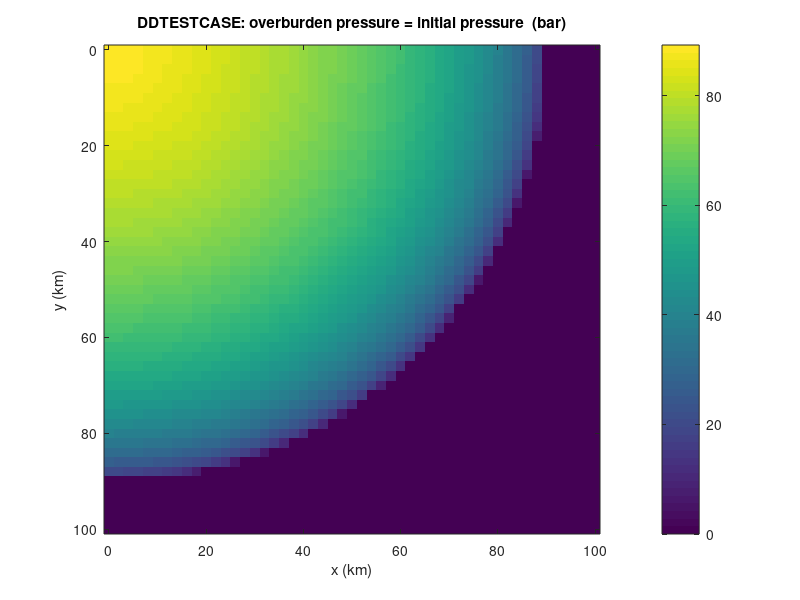
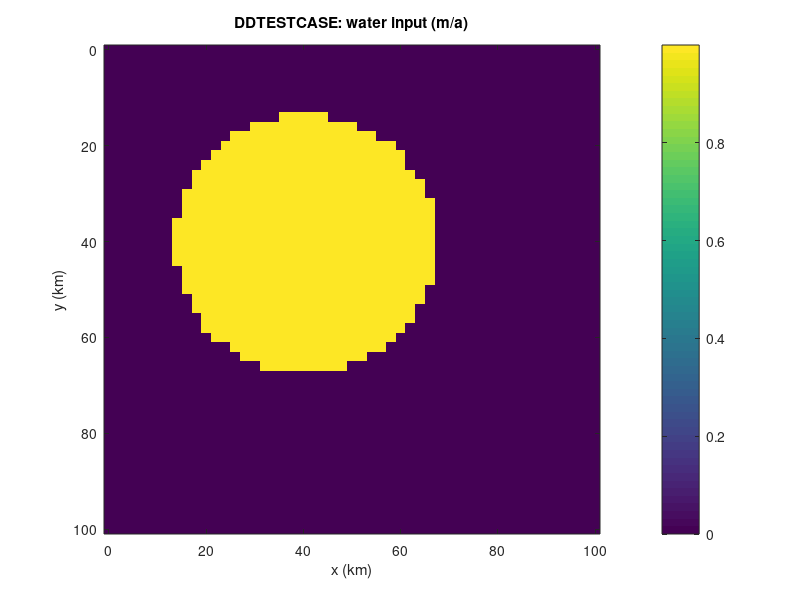

MATLAB code to generate these figures, in order: (Note: this script raises an error after producing the figures.)
function ddtestcase(tyears,dx)
% DDTESTCASE  tests DOUBLEDIFF with artificial flat bed geometry

if nargin < 1
  tyears = 5.0;
end
if nargin < 2
  dx = 2.0e3;
end
if dx < 100.0, error('unreasonably fine grid'), end

% physical constants
spera = 31556926.0;
rhoi  = 910.0;         % kg m-3
rhow  = 1028.0;        % kg m-3
g     = 9.81;          % m s-2

% square of side length 100 km
L = 100.0e3;
x = 0:dx:L;
y = 0:dx:L;
[xx,yy] = ndgrid(x,y);

fprintf('running DDTESTCASE on %d x %d grid with spacing dx = %.3f km ...\n',...
        length(x),length(y),dx/1000)

% build geometry from 1/4 of Halfar cap at t0; see Karthaus notes
H0 = 1000.0;   % m
R0 = 90.0e3;  % = 90 km
A = 1.0e-16 / spera;
Gamma  = 2 * A * (rhoi * g)^3 / 5;
t0 = (18*Gamma)^(-1) * (7/4)^3 * (R0^4/H0^7);
fprintf('Halfar geometry with t0 = %.4e a\n',t0/spera)
rr = sqrt(xx.*xx + yy.*yy);
rr = rr / R0;
h = H0 * max(0, 1 - rr.^(4/3)).^(3/7);
b = zeros(size(h));

% water source is 1 m/a in patch around (xw,yw)
xw = 0.45 * R0;  yw = xw;
Rw = 0.3 * R0;
wpatch = ( (xx - xw).^2 + (yy - yw).^2 < (0.3 * R0)^2 );
Phi = (1.0/spera) * wpatch;

% set up other fields
Po = rhoi * g * h;
W0 = zeros(size(h));
magvb = zeros(size(h));
outline = (h > 0);

% initial fields: surface elevation and Phi
figure(91)
imagesc(x/1000,y/1000,Po / 1e5), colorbar
title('DDTESTCASE: overburden pressure = initial pressure  (bar)')
xlabel('x (km)'), ylabel('y (km)')

figure(92)
imagesc(x/1000,y/1000,Phi*spera), colorbar
title('DDTESTCASE: water input (m/a)')
xlabel('x (km)'), ylabel('y (km)')

% run doublediff
fprintf('running DOUBLEDIFF ...\n')
%[W, P] = doublediff(x,y,b,h,magvb,outline,W0,Po,Phi,0.0,tyears*spera,10);
[W, P] = doublediff(x,y,b,h,magvb,outline,W0,0.8*Po,Phi,0.0,tyears*spera,10);

% final fields: water thickness and pressure
figure(93)
imagesc(x/1000,y/1000,W), colorbar
title('DDTESTCASE: final water thickness (m)')
xlabel('x (km)'), ylabel('y (km)')

figure(94)
imagesc(x/1000,y/1000,P / 1e5), colorbar
title('DDTESTCASE: final pressure  (bar)')
xlabel('x (km)'), ylabel('y (km)')

figure(95)
imagesc(x/1000,y/1000,(Po - P) / 1e5), colorbar
title('DDTESTCASE: final effective pressure  (bar)')
xlabel('x (km)'), ylabel('y (km)')

